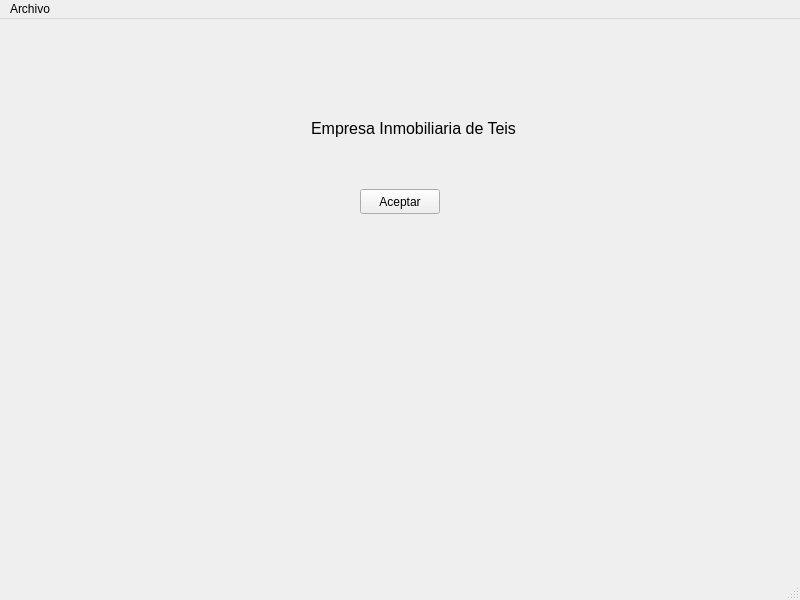
<?xml version="1.0" encoding="UTF-8"?>
<ui version="4.0">
 <class>venPrincipal</class>
 <widget class="QMainWindow" name="venPrincipal">
  <property name="geometry">
   <rect>
    <x>0</x>
    <y>0</y>
    <width>800</width>
    <height>600</height>
   </rect>
  </property>
  <property name="windowTitle">
   <string>InmoTeis</string>
  </property>
  <widget class="QWidget" name="centralwidget">
   <widget class="QLabel" name="lblTitulo">
    <property name="geometry">
     <rect>
      <x>310</x>
      <y>100</y>
      <width>207</width>
      <height>19</height>
     </rect>
    </property>
    <property name="font">
     <font>
      <pointsize>12</pointsize>
     </font>
    </property>
    <property name="layoutDirection">
     <enum>Qt::LeftToRight</enum>
    </property>
    <property name="text">
     <string>Empresa Inmobiliaria de Teis</string>
    </property>
    <property name="alignment">
     <set>Qt::AlignCenter</set>
    </property>
   </widget>
   <widget class="QPushButton" name="botAceptar">
    <property name="geometry">
     <rect>
      <x>360</x>
      <y>170</y>
      <width>80</width>
      <height>25</height>
     </rect>
    </property>
    <property name="minimumSize">
     <size>
      <width>80</width>
      <height>25</height>
     </size>
    </property>
    <property name="maximumSize">
     <size>
      <width>80</width>
      <height>25</height>
     </size>
    </property>
    <property name="text">
     <string>Aceptar</string>
    </property>
   </widget>
  </widget>
  <widget class="QMenuBar" name="menubar">
   <property name="geometry">
    <rect>
     <x>0</x>
     <y>0</y>
     <width>800</width>
     <height>21</height>
    </rect>
   </property>
   <widget class="QMenu" name="menuArchivo">
    <property name="title">
     <string>Archivo</string>
    </property>
    <addaction name="actionSalir"/>
   </widget>
   <addaction name="menuArchivo"/>
  </widget>
  <widget class="QStatusBar" name="statusbar"/>
  <action name="actionSalir">
   <property name="text">
    <string>Salir</string>
   </property>
  </action>
 </widget>
 <resources/>
 <connections/>
</ui>
